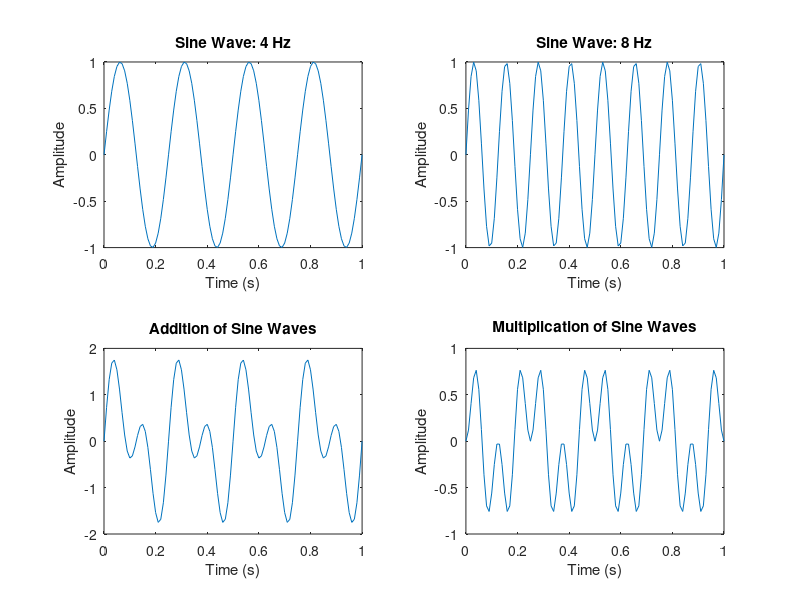

This chart was generated by the following MATLAB code:
clear all;
close all;

% Time vector
t = 0:0.01:1;

% Generate sine waves
x1 = sin(2 * pi * 4 * t); % Sine wave with 4 Hz frequency
x2 = sin(2 * pi * 8 * t); % Sine wave with 8 Hz frequency

% Plot the 4 Hz sine wave
subplot(2, 2, 1);
plot(t, x1);
xlabel('Time (s)');
ylabel('Amplitude');
title('Sine Wave: 4 Hz');

% Plot the 8 Hz sine wave
subplot(2, 2, 2);
plot(t, x2);
xlabel('Time (s)');
ylabel('Amplitude');
title('Sine Wave: 8 Hz');

% Add the sine waves
y1 = x1 + x2;
subplot(2, 2, 3);
plot(t, y1);
xlabel('Time (s)');
ylabel('Amplitude');
title('Addition of Sine Waves');

% Multiply the sine waves
y2 = x1 .* x2;
subplot(2, 2, 4);
plot(t, y2);
xlabel('Time (s)');
ylabel('Amplitude');
title('Multiplication of Sine Waves');
